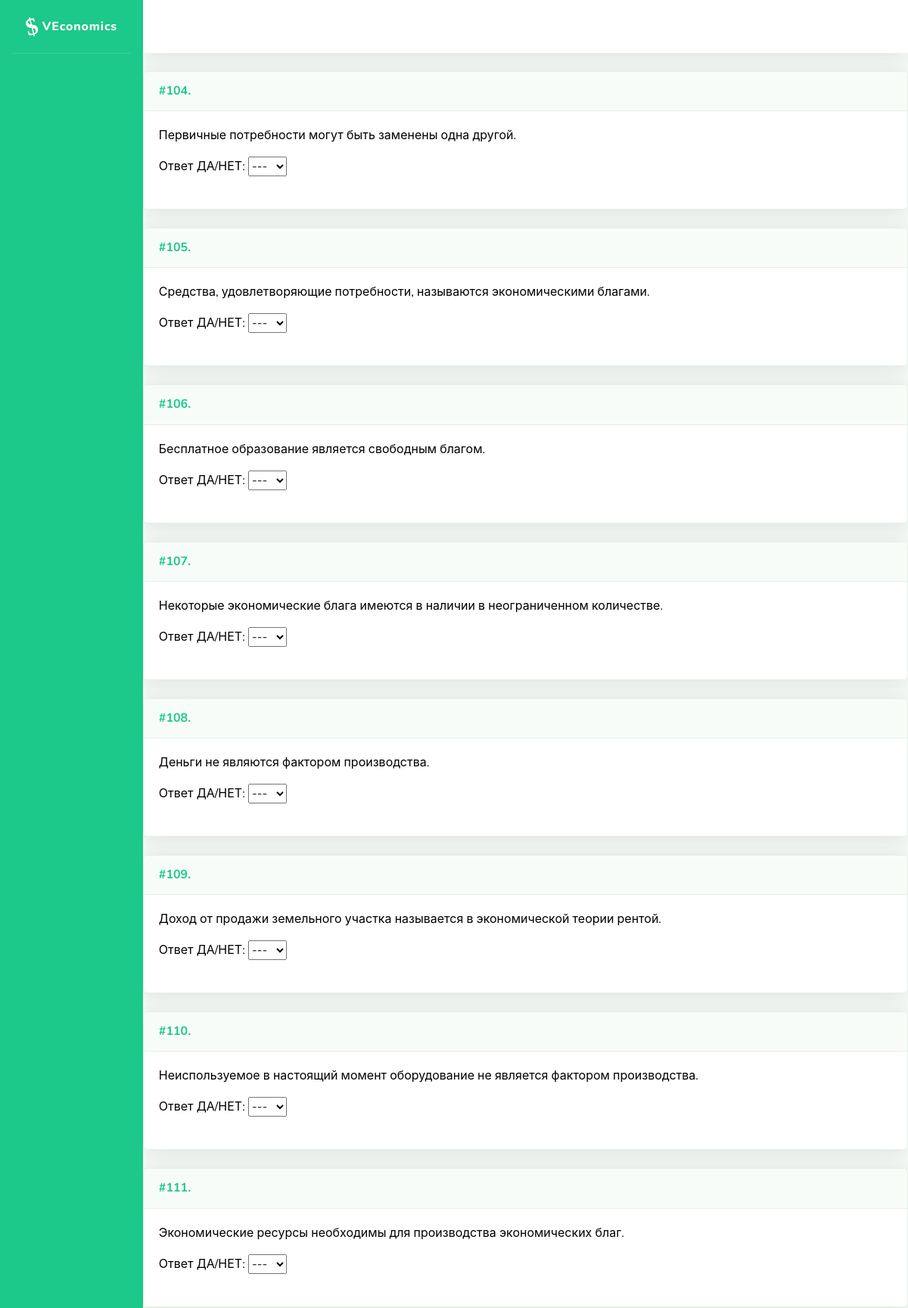
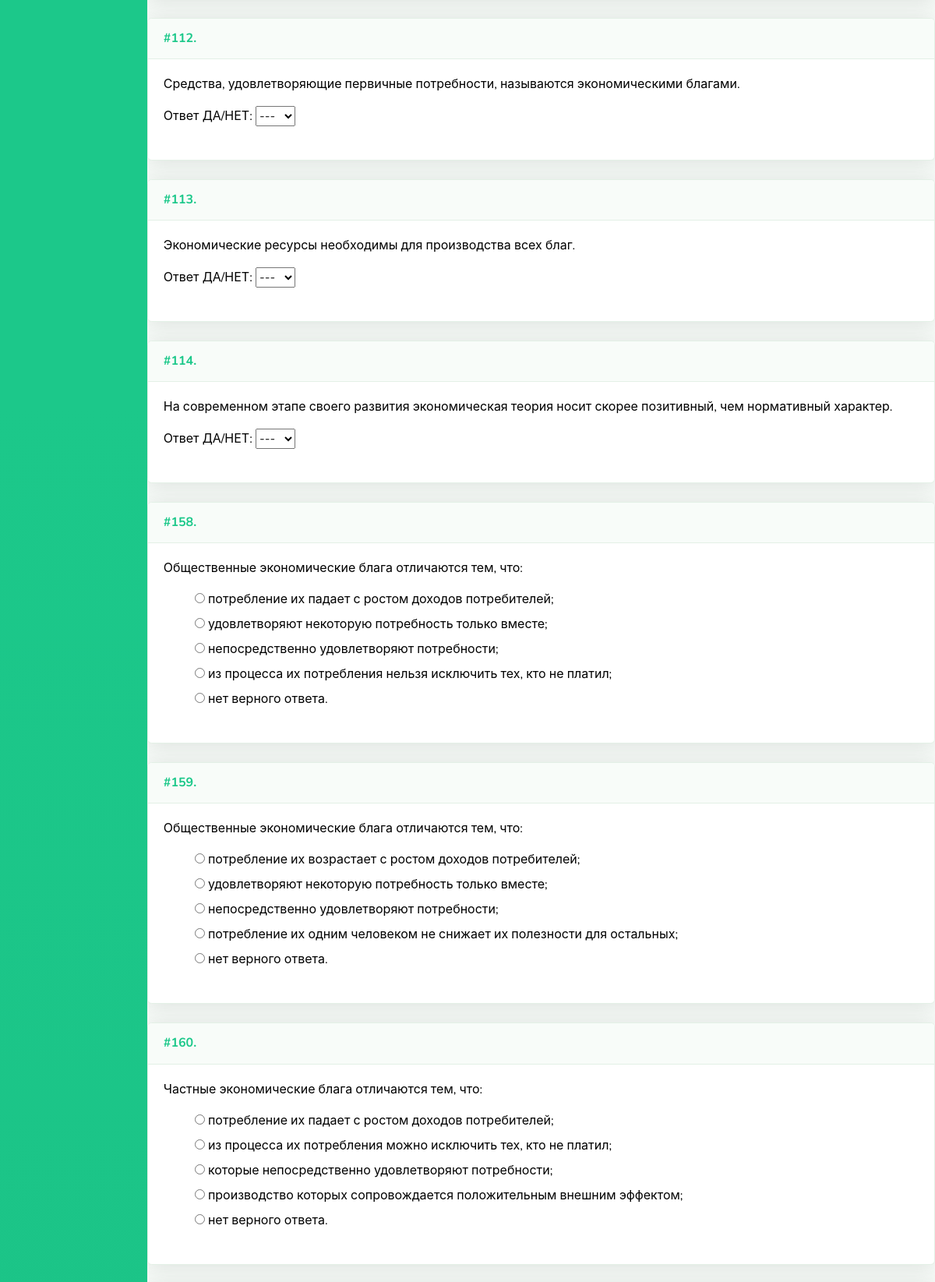
/problems/testset/86 (upper part), run on the app's committed database (2 pictures, top to bottom).
### problems/models.py (models this page shows, shortened)
class Problem(models.Model):
    name = models.CharField('Название', max_length=200, blank=True, null=True)
    task = RichTextUploadingField('Условие')
    problem_type = models.IntegerField('Тип задачи', choices=TYPE_CHOICES, blank=False, null=False, default=0)
    short_answer = models.CharField('Ответ (для автоматической проверки)', max_length=200, blank=True)
    yesno_answer = models.IntegerField('Ответ ДА/НЕТ', choices=YESNO_CHOICES, blank=False, default=0)
    solution = RichTextUploadingField('Решение', blank=True)
    hint = RichTextUploadingField('Подсказка', blank=True)
    topics = models.ManyToManyField(Topic, related_name="problems", verbose_name='Темы')
    assignments = models.ManyToManyField(User, through='Assignment', through_fields=['problem', 'person'])
    class Meta:
        ordering = ['id']

### problems/views.py (the view)
# urls.py: path('testset/<int:pk>', views.testset, name='testset'),
def testset(request, pk):
    result = []
    assigned_testset = TestSetAssignment.objects.get(pk=pk)
    for problem in assigned_testset.test_set.problems.all():
        problem.form = SubmitForm(prefix=str(problem.id), problem=problem)
        result.append(problem)
    return render(request, 'problems/solve_testset.html', {'assigned_tests': result, 'assigned': assigned_testset})

### problems/models.py (called while the page is built)
    def __str__(self):
        return mark_safe(self.text)

### problems/templates/problems/solve_testset.html (shortened to what this page needs)
{% extends "problems/sb/base.html" %}
{% block content %}
    <form method="POST" action="{% url 'check_testset' %}">
       {% for problem in assigned_tests %}
            {% include 'problems/problem.html' %}
       {% endfor %}
    </form>
{% endblock %}

### problems/templates/problems/problem.html (shortened to what this page needs)
{% autoescape off%}
<div class="problem">
    <div class="card shadow mb-4">
        <div class="problem-header">
            <a name="problem-{{ problem.id }}" class="d-block card-header py-3" role="button" aria-expanded="true" aria-controls="collapse">
                    <h6 class="m-0 font-weight-bold text-primary">
                        <nobr>
                            <div class="problem-id">
                                #{{ problem.id }}.
                            </div>
                        </nobr>
                    </h6>
            </a>
        </div>
        <div class="card-body">
        <div class="collapse show" id="problem-{{ problem.id }}">
            <div class="problem-task">
                {{ problem.task }}
            </div>
            <div class="problem-solution">
                {% if 'teacher' in request.user.groups.all.0.name %}
                    <div class="right-solution">
                        <div class="collapse" id="solution-{{ problem.id }}">
                          {% include 'problems/problem_solution.html' %}
                        </div>
                        {% if problem.submit %}
                            {% include 'problems/student_answer.html' with object=problem.submit %}
                        {% endif %}
                    </div>
                {% elif problem.form %}
                    <div class="problem-student-form">
                            {{ problem.form.as_p }}
                    </div>
                {% elif problem.submit %}
                    {% include 'problems/student_answer.html' with object=problem.submit %}
                {% endif %}
            </div>
        </div>
    </div>
    </div>
</div>
{% endautoescape %}

### problems/static/problems/main.css (style rules this page uses)
.problem-header { white-space:nowrap }
h6 div { display:inline-block; }
.problem-student-form ul { list-style-type:none; }

### data on the page
Problem: id "104", task "Первичные потребности могут быть заменены одна другой."
Problem: id "105", task "Средства, удовлетворяющие потребности, называются экономическими благами."
Problem: id "106", task "Бесплатное образование является свободным благом."
Problem: id "107", task "Некоторые экономические блага имеются в наличии в неограниченном количестве."
Problem: id "108", task "Деньги не являются фактором производства."
Problem: id "109", task "Доход от продажи земельного участка называется в экономической теории рентой."
Problem: id "110", task "Неиспользуемое в настоящий момент оборудование не является фактором производства."
Problem: id "111", task "Экономические ресурсы необходимы для производства экономических благ."
Problem: id "112", task "Средства, удовлетворяющие первичные потребности, называются экономическими благами."
Problem: id "113", task "Экономические ресурсы необходимы для производства всех благ."
Problem: id "114", task "На современном этапе своего развития экономическая теория носит скорее позитивный, чем нормативный характер."
Problem: id "158", task "Общественные экономические блага отличаются тем, что:"
Problem: id "159", task "Общественные экономические блага отличаются тем, что:"
Problem: id "160", task "Частные экономические блага отличаются тем, что:"
